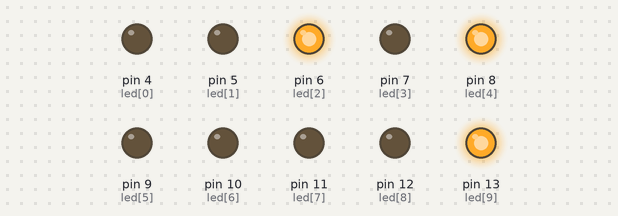
Simulated run of this sketch. Board: Arduino Uno, built with avr-gcc and run on an emulated ATmega328P. Shown: output pins drawn as LEDs (lit = HIGH).

Above: at 0.2 s.
At 1.0 s:
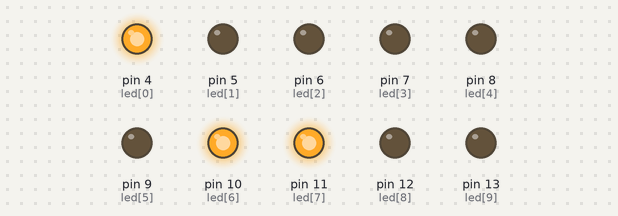
At 2.2 s:
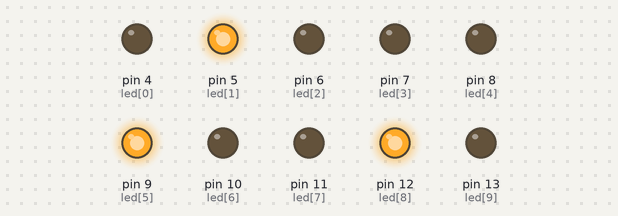
At 3.0 s:
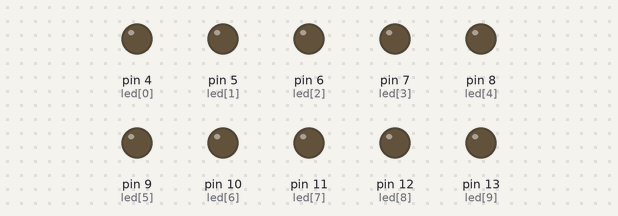
Timing chart, 0 to 3.7 s (numbered marks = the images above):
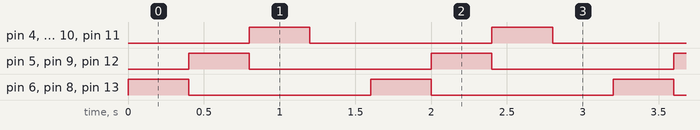

The sketch:

Izquierda_Estructuras.ino
```cpp
/*Programa Izquierda Estructuras
 Para el encendido de led a la izquierda*/

 //variables
 int bot=3;
 int led[]={4,5,6,7,8,9,10,11,12,13};
 int numLeds=10;
 int tiempoRet=400;
 int i;
 int cuenta_izq=0;
 boolean bot_izq=LOW;

 void setup(){
 // pinMode(bot, INPUT);
  for(i=0; i<numLeds; i++){
    pinMode(led[i], OUTPUT);
  }
 }

 //Rutina Izquierda
 void loop(){
 // bot_izq=digitalRead(bot);
 // if (bot_izq==HIGH){
    switch (cuenta_izq){
      case 0:
        digitalWrite (led[2],HIGH);
        digitalWrite (led[9],HIGH);
        digitalWrite (led[4],HIGH);
        break;

       case 1:
        digitalWrite (led[1],HIGH);
        digitalWrite (led[8],HIGH);
        digitalWrite (led[5],HIGH);
        break;

       case 2:
        digitalWrite (led[0],HIGH);
        digitalWrite (led[7],HIGH);
        digitalWrite (led[6],HIGH);
        break;

       default:
        ;
    }
    delay(tiempoRet);
    cuenta_izq++;

     if (cuenta_izq > 3){
      cuenta_izq=0;
     }
  //}
  for(i=0; i<numLeds; i++){
    digitalWrite(led[i], LOW);
  }
 }
```

Measured:
- by itself, pin 4 (led[0]), pin 5 (led[1]), pin 6 (led[2]), pin 8 (led[4]), pin 9 (led[5]), pin 10 (led[6]), pin 11 (led[7]), pin 12 (led[8]), pin 13 (led[9]): alternates HIGH for 0.40 s and LOW for 1.2 s
- by itself, everything shown: repeats every 1.6 s, in 6 steps
